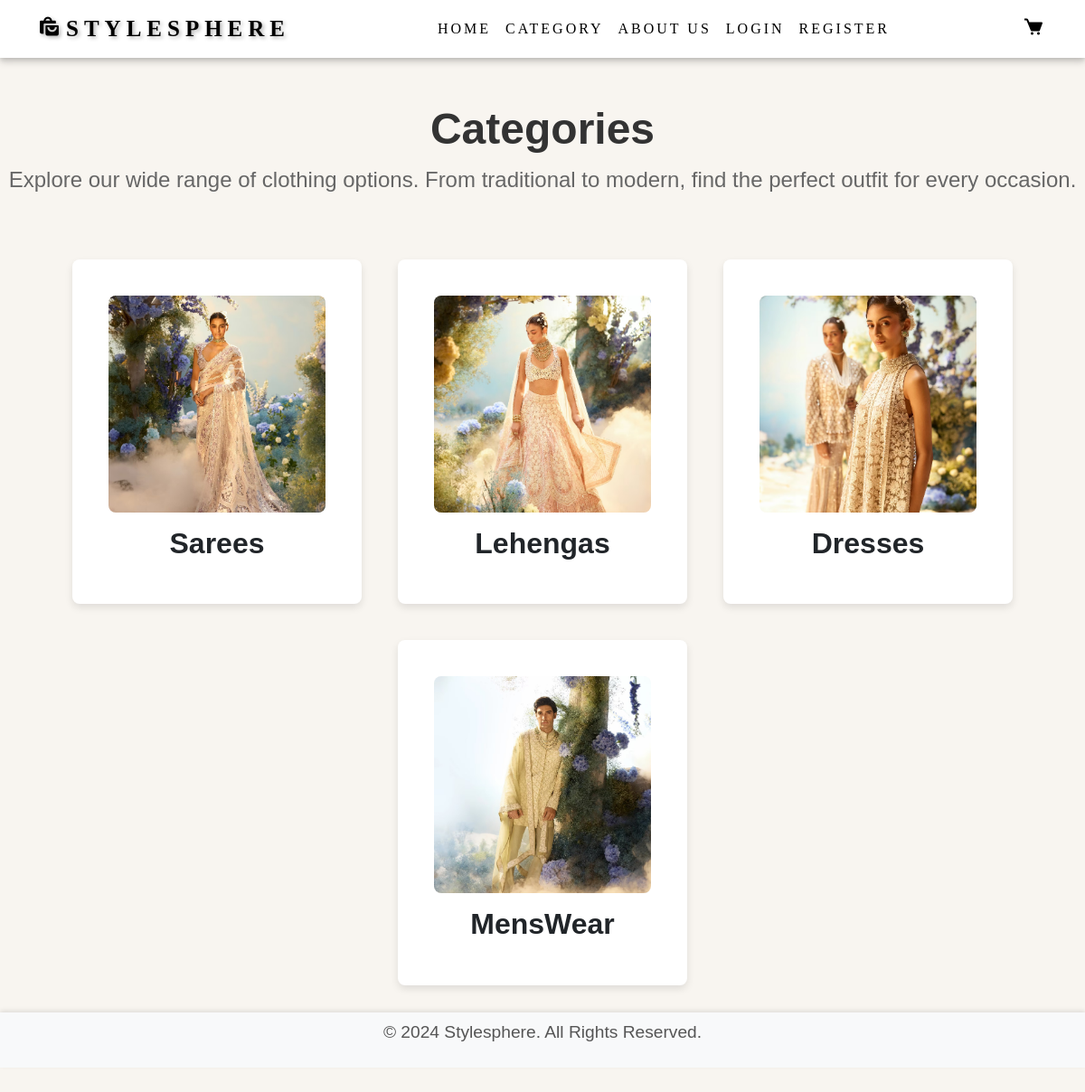
The app's page /categorypage with its own data.
### styleapp/models.py (models this page shows, shortened)
class Category(models.Model):
    name = models.CharField(max_length=50, unique=True)
    image = models.ImageField(upload_to='category_images/', null=True, blank=True)

### styleapp/views.py (the view)
# urls.py: path('categorypage',views.categorypage,name='categorypage'),
def categorypage(request):
    if request.user.is_authenticated:
        current = request.user.id
        user_det = User.objects.get(id=current)
        cate = Category.objects.all()
        return render(request,"category.html",{'category':cate,'User':user_det})
    else:
        cate = Category.objects.all()
        return render(request,"category.html",{'category':cate})

### templates/category.html (shortened to what this page needs)
<!DOCTYPE html>
<html lang="en">
<head>
    {% load static %}
    <link href="https://cdnjs.cloudflare.com/ajax/libs/bootstrap/5.3.0/css/bootstrap.min.css" rel="stylesheet">
    <link href="https://unpkg.com/boxicons@2.1.4/css/boxicons.min.css" rel="stylesheet">
    <link rel="stylesheet" href="{% static 'css/category.css' %}">
</head>
<body>
    <header style="background-color: rgb(255, 255, 255);">
        <nav class="navbar navbar-expand-lg navbar-light bg-white shadow-sm">
            <div class="container">
                <a href="{% url 'index' %}" class="navbar-brand logo" style="text-decoration: none; color: black;"><i class='bx bxs-shopping-bags' style="font-size: 25px;"></i>Stylesphere</a>
                {% if User %}
                    <div class="collapse navbar-collapse" id="navbarNav">
                        <ul class="navbar-nav mx-auto">
                            <li class="nav-item"><a href="{% url 'index' %}" class="nav-link" style="color: black;">Home</a></li>
                            <li class="nav-item"><a href="{% url 'categorypage' %}" class="nav-link" style="color: black;">Category</a></li>
                            <li class="nav-item"><a href="{% url 'about' %}" class="nav-link" style="color: black;">About Us</a></li>
                            <li class="nav-item"><a href="{% url 'logout_user' %}" class="nav-link" style="color: black;">Logout</a></li>
                        </ul>
                        <div class="d-flex">
                            <a href="#" class="nav-link" style="color: black; font-size: 1.5em;padding-right: 15px;text-decoration: none;">Welcome {{ User.first_name }}<i class="bx bxs-user"></i></a>
                            <a href="{% url 'cart_view' %}" class="nav-link" style="color: black; font-size: 1.5em;"><i class="bx bxs-cart"></i></a>
                        </div>
                    </div>
                {% else %}
                    <div class="collapse navbar-collapse" id="navbarNav">
                        <ul class="navbar-nav mx-auto">
                            <li class="nav-item"><a href="{% url 'index' %}" class="nav-link" style="color: black;">Home</a></li>
                            <li class="nav-item"><a href="{% url 'categorypage' %}" class="nav-link" style="color: black;">Category</a></li>
                            <li class="nav-item"><a href="{% url 'about' %}" class="nav-link" style="color: black;">About Us</a></li>
                            <li class="nav-item"><a href="{% url 'signin' %}" class="nav-link" style="color: black;">Login</a></li>
                            <li class="nav-item"><a href="{% url 'signup' %}" class="nav-link" style="color: black;">Register</a></li>
                        </ul>
                        <div class="d-flex">
                            <a href="{% url 'cart_view' %}" class="nav-link" style="color: black; font-size: 1.5em;"><i class="bx bxs-cart"></i></a>
                        </div>
                    </div>
                {% endif %}
            </div>
        </nav>
    </header>
    <div class="categories-header text-center">
        <h2 class="categories-title">Categories</h2>
        <p class="categories-description">Explore our wide range of clothing options. From traditional to modern, find the perfect outfit for every occasion.</p>
    </div>
    <div class="category-grid">
        {% for c in category %}
            <div class="category-card">
                <a href="{% url 'categoryviewpage' c.id %}"><img src="{{ c.image.url}}" alt="{{c.name}}" class="category-image"></a>
                <h3 class="category-title">{{c.name}}</h3>
            </div>
        {% endfor %}
    </div>
    <footer class="bg-light text-center py-2 ">
        <p>&copy; 2024 Stylesphere. All Rights Reserved.</p>
    </footer>
</body>
</html>

### static/css/category.css (style rules this page uses)
* { margin: 0; padding: 0; box-sizing: border-box; }
body { font-family: Arial, sans-serif; background-color: #f8f5f0; min-height: 100vh; padding-bottom: 60px; }
header { background-color: rgb(170, 23, 23); color: black; padding: 0px 0; text-align: center; font-family: 'Playfair Display', serif; letter-spacing: 3px; text-transform: uppercase; box-shadow: 0 4px 8px rgba(0, 0, 0, 0.2); }
.logo { font-family: 'Playfair Display', serif; font-size: 25px; font-weight: 700; color: black; letter-spacing: 6px; text-transform: uppercase; text-shadow: 2px 2px 4px rgba(0, 0, 0, 0.3); text-decoration: none; }
.categories-header { margin-top: 50px; }
.categories-title { font-size: 3rem; font-weight: bold; color: #333; }
.categories-description { font-size: 1.5rem; color: #666; margin-top: 10px; }
.category-grid { display: flex; flex-wrap: wrap; gap: 40px; padding: 30px; justify-content: center; margin-top: 40px; }
.category-card { background-color: white; border-radius: 8px; box-shadow: 0 4px 8px rgba(0, 0, 0, 0.1); text-align: center; padding: 40px; width: 320px; max-width: 370px; transition: transform 0.3s ease; }
.category-image { width: 100%; height: 240px; object-fit: cover; border-radius: 8px; }
.category-title { font-size: 2rem; font-weight: bold; margin-top: 15px; }
footer { background-color: #f8f5f0; text-align: center; padding: 20px 0; position: relative; bottom: 0; width: 100%; box-shadow: 0 -2px 5px rgba(0, 0, 0, 0.1); }
footer p { font-size: 1.2rem; color: #555; }

### records on screen
Category: image (picture), name "Sarees"
Category: image (picture), name "Lehengas"
Category: image (picture), name "Dresses"
Category: image (picture), name "MensWear"
